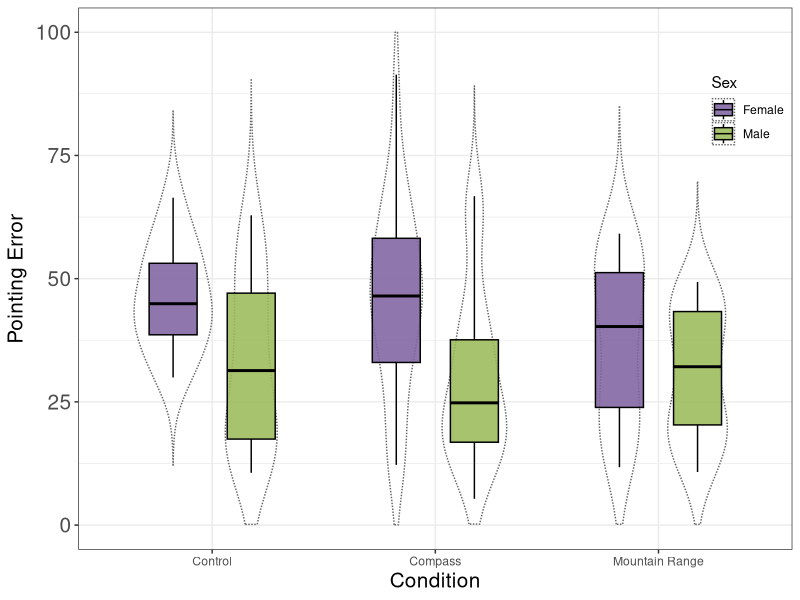
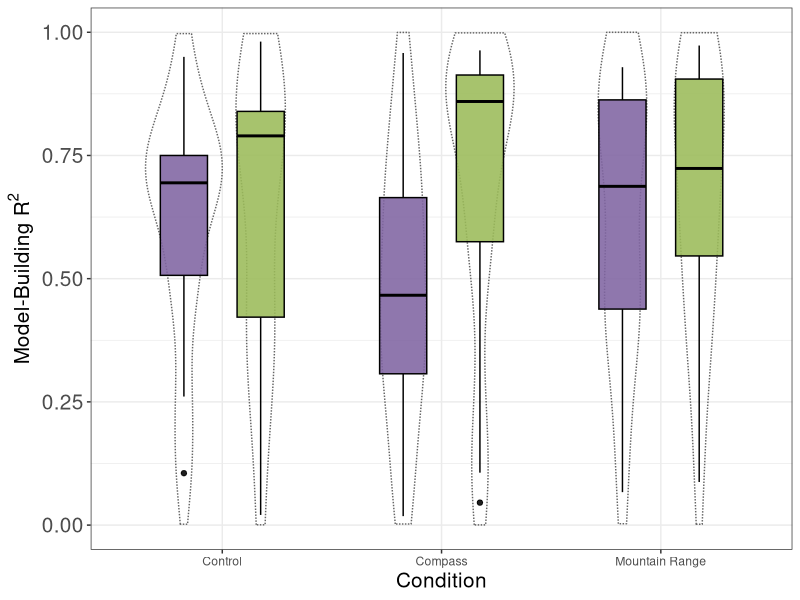
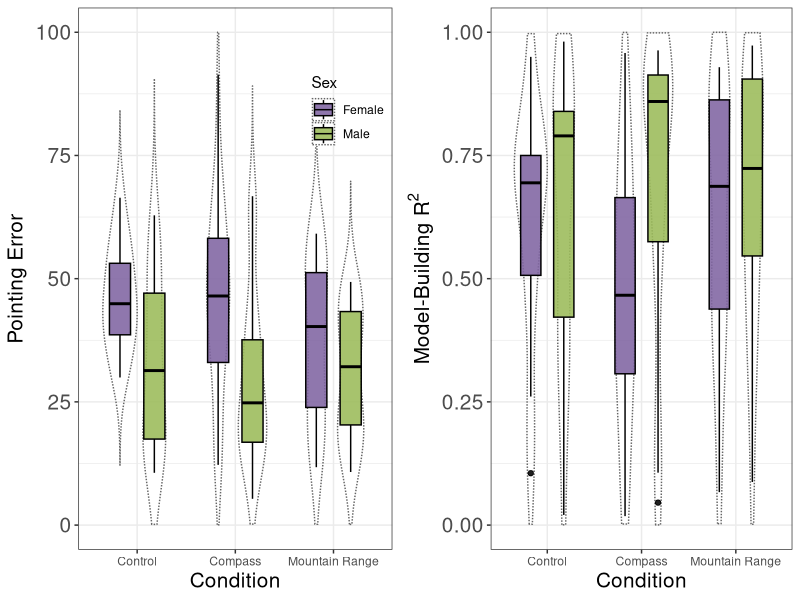
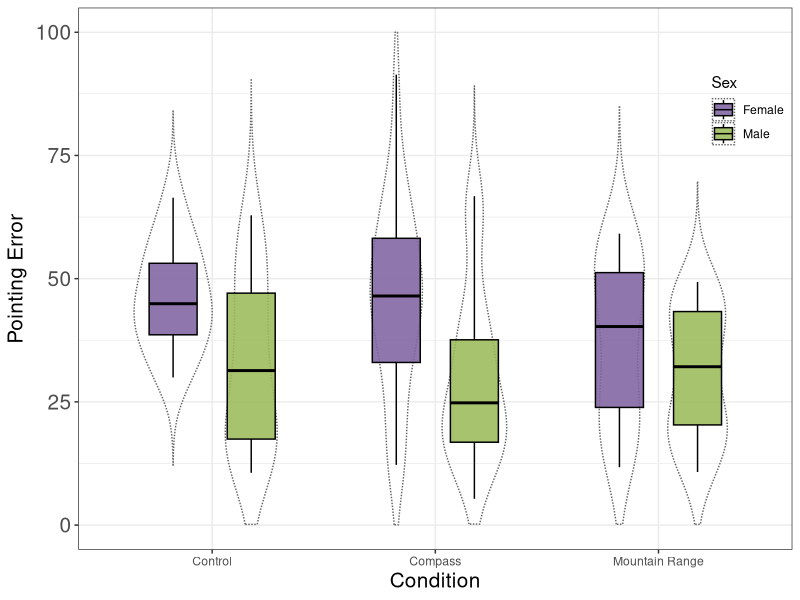
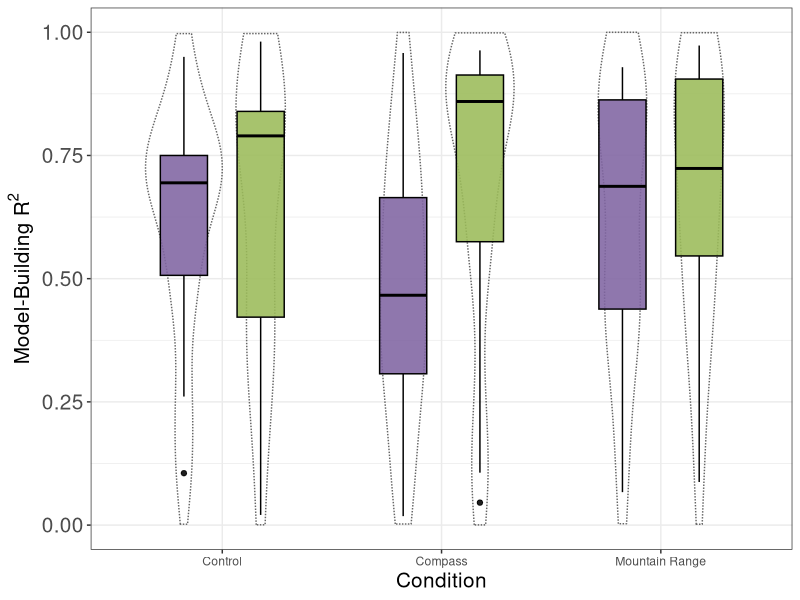

R code for these plots, in order:
##@eceyuksel
#2023-06-02

#set up data directory
os_sep <- .Platform$file.sep
data_dir <- (paste('C:','Users','eceyuksel','Dropbox (UFL)','EceYuksel', 'VR_Compass Mountain', 'final_data', sep = os_sep))
setwd(data_dir)
getwd()

#Read the data------------------

#get the video game play data, merged
data <- read.csv('both_exp_final.csv')

# Libraries
library(ggplot2)
library(dplyr)

#change the condition names to be consistent with the manuscript
data$condition_all_manu <- ifelse(data$condition_all == "Mountains", "Mountain Range",data$condition_all)

data$sex_manu <- ifelse(data$sex == "woman", "Female", "Male")

# Define the desired order of conditions
desired_order <- c("Control", "Compass", "Mountain Range")

# Reassign the factor levels
data$condition_all_manu <- factor(data$condition_all_manu, levels = desired_order)


#ponting error Plot
plot <- ggplot(data, aes(x = condition_all_manu, y = overall_pointing, fill = sex_manu)) +
  geom_violin(trim = FALSE,width = 0.7, linetype = "11", color = "grey40", alpha = 0, position = position_dodge(width = 0.7)) +
  geom_boxplot(width = 0.43, color = "black", alpha = 0.88, position = position_dodge(width = 0.7)) +
  scale_fill_manual(values = c("#8064A2", "#9BBB59", "#95B3D7", 'white')) +
  labs(x = "Condition",
       y = expression("Pointing Error"),
       fill = "Sex") +
  theme_bw() +
  theme(plot.title = element_text(hjust = 0.5)) +
  ylim(0, 100) 

plot <- plot + theme(axis.text.y = element_text(size = 15),
                     axis.title = element_text(size = 15),    
                     legend.position = c(1, .73),
                     legend.justification = c("right", "bottom"),
                     legend.box.just = "right",
                     legend.margin = margin(6, 6, 6, 6),
                     legend.background = element_rect(fill = "transparent", color = NA),  # Make the legend transparent
                     plot.title = element_text(size = 17)) 


plot

ggsave("./bar_plots_/sex_condition_pointing4.jpg", plot = plot, width = 6, height = 4, dpi = 300)


plot2 <- ggplot(data, aes(x = condition_all_manu, y = Overall_rsquared, fill = sex_manu)) +
  geom_violin(trim = FALSE,width = 0.7, linetype = "11", color = "grey40", alpha = 0, position = position_dodge(width = 0.7)) +
  geom_boxplot(width = 0.43, color = "black", alpha = 0.88, position = position_dodge(width = 0.7)) +
  scale_fill_manual(values = c("#8064A2", "#9BBB59", "#95B3D7", 'white')) +
  labs(x = "Condition",
       y = expression("Model-Building R"^2),
       fill = "Sex") +
  theme_bw() +
  theme(plot.title = element_text(hjust = 0.5))+
  # Add the following line to set the y-axis limits
  ylim(0, 1) 

plot2 <- plot2 + theme(axis.text.y = element_text(size = 15),
                               axis.title = element_text(size = 15),
                               plot.title = element_text(size = 17),
                               legend.position = "null") 

plot2

ggsave("./bar_plots_/sex_condition_model.jpg", plot = plot2, width = 6, height = 4, dpi = 300)

# Create a grid of plots
library(gridExtra)
grid_plots <- grid.arrange(plot, plot2, ncol = 2, nrow = 1)

ggsave("./bar_plots_/sex_condition.jpg", plot = grid_plots, width = 10, height = 4, dpi = 300)



#FEMALES ONLY-----
female <- subset(data, data$sex == "woman")

#grouping based on mountains or not mountains
female$mountain_group <- ifelse(female$condition_all_manu == "Mountain Range", "Mountain Range", "No Mountains")

write.csv(female, "female_only.csv", row.names = FALSE)

